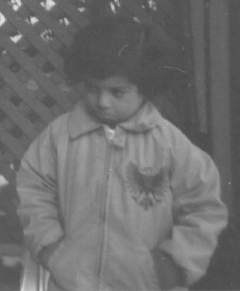
#> input picture ProcessamentoDigitalImagens/lab03/pout/pout.tif, 240 x 291 px
$ jupyter execute poutHist.ipynb
#> lines starting #> are read from the running program, lines starting #| are printed output that depends on the picture
[cell 1]
import cv2
import numpy as np
import matplotlib.pyplot as plt

img = cv2.imread("pout/pout.tif")
#> img is the input picture: shape (291, 240, 3); min 74, max 224, mean 110.3

imgArray = np.asarray(img)

imgHist = np.bincount(imgArray.flatten(), minlength=256)
#> imgHist = 256 values, max 10884 at index 82, min 0 at index 0, mean 818.4
qtdPixels = np.sum(imgHist)
#> qtdPixels = 209520

imgHistProb = imgHist/qtdPixels
#> imgHistProb = 256 values, max 0.0519 at index 82, min 0 at index 0, mean 0.00391

imgHistCum = np.cumsum(imgHist)
#> imgHistCum = 256 values from 0 to 209520
imgHistProbCum = np.cumsum(imgHistProb)
#> imgHistProbCum = 256 values from 0 to 1

imgTransfMap = np.floor(255*imgHistProbCum).astype(np.uint8)
#> imgTransfMap = 256 values from 0 to 254

imgTransfList = list(imgArray.flatten())
#> imgTransfList = 209520 items

imgEqList = [imgTransfMap[i] for i in imgTransfList]
#> imgEqList = 209520 items

imgEqHist = np.bincount(imgEqList, minlength=256)
#> imgEqHist = 256 values, max 10884 at index 24, min 0 at index 2, mean 818.4

imgEqHistCum = np.cumsum(imgEqHist)
#> imgEqHistCum = 256 values from 120 to 209520

imgEq = np.reshape(np.asarray(imgEqList), imgArray.shape)
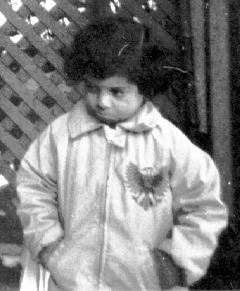
#> imgEq: shape (291, 240, 3); min 0, max 254, mean 129.9

plt.figure(num=1)
plt.imshow(img)

plt.figure(num=2)
plt.bar(np.arange(256), imgHist, width=2, bottom=None, align='center', label='Histogram', color='red')
plt.ylabel('Number of Occurrences')
plt.xlabel('Brightness')
plt.grid(which="both")
plt.legend()
plt.show()
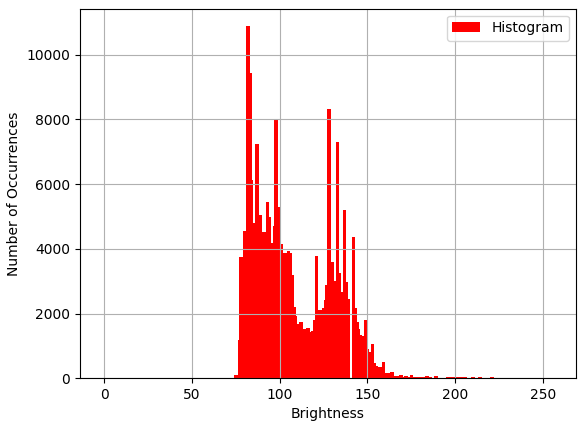
#> figure drawn by matplotlib, 1 panel; tallest bar 10884 high, from x = 81 to 83

plt.figure(num=3)
plt.bar(np.arange(256), imgHistCum, width=2, bottom=None, align='center', label='CDF', color='blue')
plt.ylabel('Number of Occurrences')
plt.xlabel('Brightness')
plt.grid(which="both")
plt.legend()
plt.show()
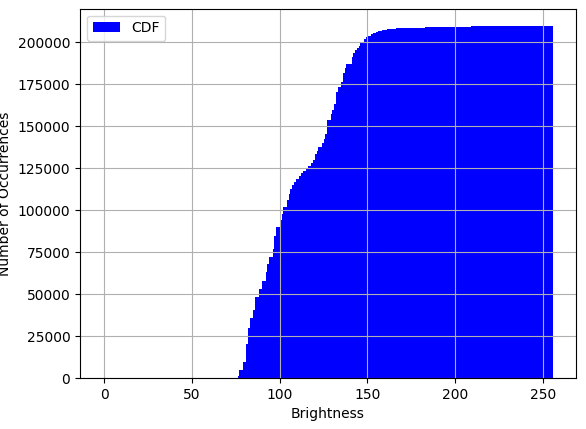
#> figure drawn by matplotlib, 1 panel

plt.figure(num=4)
plt.imshow(imgEq)

plt.figure(num=5)
plt.bar(np.arange(256), imgEqHist, width=2, bottom=None, align='center', label='Histogram EQ', color='red')
plt.ylabel('Number of Occurrences')
plt.xlabel('Brightness')
plt.grid(which="both")
plt.legend()
plt.show()
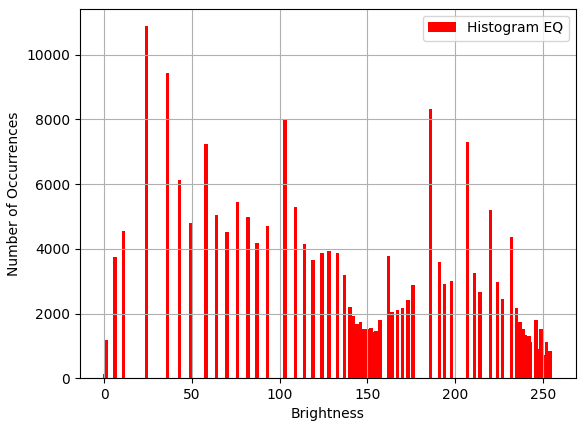
#> figure drawn by matplotlib, 1 panel; tallest bar 10884 high, from x = 23 to 25

plt.figure(num=6)
plt.bar(np.arange(256), imgEqHistCum, width=2, bottom=None, align='center', label='CDF EQ', color='blue')
plt.ylabel('Number of Occurrences')
plt.xlabel('Brightness')
plt.grid(which="both")
plt.legend()
plt.show()
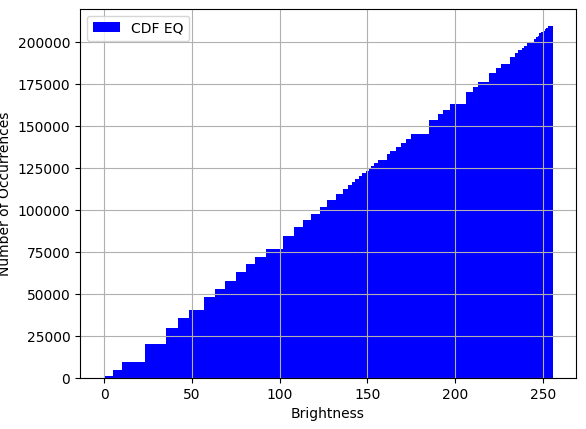
#> figure drawn by matplotlib, 1 panel

plt.figure(num=7)
plt.plot(np.arange(256), imgTransfMap, 'b', label='Tranformation Map')
plt.ylabel('Img TRANSF')
plt.xlabel('Img ORIG')
plt.grid(which="both")
plt.legend()
plt.show()
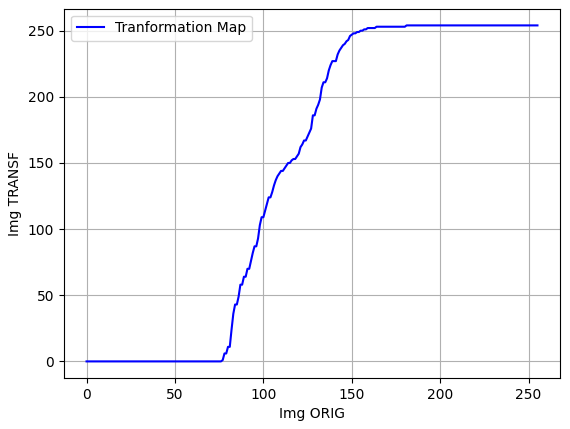
#> figure drawn by matplotlib, 1 panel; curve peaks at x = 181, y = 254
